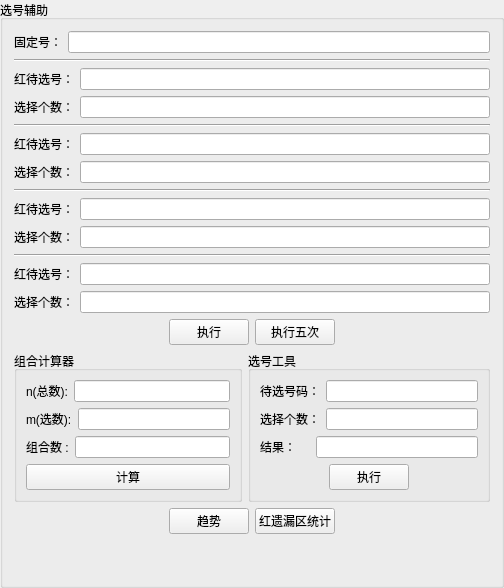
    <widget class="QGroupBox" name="groupBox_2">
     <property name="styleSheet">
      <string notr="true">QLineEdit{min-width:150px;}</string>
     </property>
     <property name="title">
      <string>选号辅助</string>
     </property>
     <layout class="QVBoxLayout" name="verticalLayout_7">
      <item>
       <layout class="QHBoxLayout" name="horizontalLayout_26">
        <item>
         <widget class="QLabel" name="label_42">
          <property name="text">
           <string>固定号：</string>
          </property>
         </widget>
        </item>
        <item>
         <widget class="QLineEdit" name="lineEdit_fixball"/>
        </item>
       </layout>
      </item>
      <item>
       <widget class="Line" name="line">
        <property name="orientation">
         <enum>Qt::Horizontal</enum>
        </property>
       </widget>
      </item>
      <item>
       <layout class="QHBoxLayout" name="horizontalLayout_10">
        <item>
         <widget class="QLabel" name="label_36">
          <property name="text">
           <string>红待选号：</string>
          </property>
         </widget>
        </item>
        <item>
         <widget class="QLineEdit" name="lineEdit_pre1"/>
        </item>
       </layout>
      </item>
      <item>
       <layout class="QHBoxLayout" name="horizontalLayout_11">
        <item>
         <widget class="QLabel" name="label_38">
          <property name="text">
           <string>选择个数：</string>
          </property>
         </widget>
        </item>
        <item>
         <widget class="QLineEdit" name="lineEdit_selcount1"/>
        </item>
       </layout>
      </item>
      <item>
       <widget class="Line" name="line_2">
        <property name="orientation">
         <enum>Qt::Horizontal</enum>
        </property>
       </widget>
      </item>
      <item>
       <layout class="QHBoxLayout" name="horizontalLayout_12">
        <item>
         <widget class="QLabel" name="label_41">
          <property name="text">
           <string>红待选号：</string>
          </property>
         </widget>
        </item>
        <item>
         <widget class="QLineEdit" name="lineEdit_pre2"/>
        </item>
       </layout>
      </item>
      <item>
       <layout class="QHBoxLayout" name="horizontalLayout_14">
        <item>
         <widget class="QLabel" name="label_40">
          <property name="text">
           <string>选择个数：</string>
          </property>
         </widget>
        </item>
        <item>
         <widget class="QLineEdit" name="lineEdit_selcount2"/>
        </item>
       </layout>
      </item>
      <item>
       <widget class="Line" name="line_3">
        <property name="orientation">
         <enum>Qt::Horizontal</enum>
        </property>
       </widget>
      </item>
      <item>
       <layout class="QHBoxLayout" name="horizontalLayout_15">
        <item>
         <widget class="QLabel" name="label_39">
          <property name="text">
           <string>红待选号：</string>
          </property>
         </widget>
        </item>
        <item>
         <widget class="QLineEdit" name="lineEdit_pre3"/>
        </item>
       </layout>
      </item>
      <item>
       <layout class="QHBoxLayout" name="horizontalLayout_16">
        <item>
         <widget class="QLabel" name="label_35">
          <property name="text">
           <string>选择个数：</string>
          </property>
         </widget>
        </item>
        <item>
         <widget class="QLineEdit" name="lineEdit_selcount3"/>
        </item>
       </layout>
      </item>
      <item>
       <widget class="Line" name="line_4">
        <property name="orientation">
         <enum>Qt::Horizontal</enum>
        </property>
       </widget>
      </item>
      <item>
       <layout class="QHBoxLayout" name="horizontalLayout_17">
        <item>
         <widget class="QLabel" name="label_37">
          <property name="text">
           <string>红待选号：</string>
          </property>
         </widget>
        </item>
        <item>
         <widget class="QLineEdit" name="lineEdit_pre4"/>
        </item>
       </layout>
      </item>
      <item>
       <layout class="QHBoxLayout" name="horizontalLayout_25">
        <item>
         <widget class="QLabel" name="label_34">
          <property name="text">
           <string>选择个数：</string>
          </property>
         </widget>
        </item>
        <item>
         <widget class="QLineEdit" name="lineEdit_selcount4"/>
        </item>
       </layout>
      </item>
      <item>
       <layout class="QHBoxLayout" name="horizontalLayout_9">
        <item>
         <spacer name="horizontalSpacer_9">
          <property name="orientation">
           <enum>Qt::Horizontal</enum>
          </property>
          <property name="sizeHint" stdset="0">
           <size>
            <width>40</width>
            <height>20</height>
           </size>
          </property>
         </spacer>
        </item>
        <item>
         <widget class="QPushButton" name="pushButton_zhixing2">
          <property name="text">
           <string>执行</string>
          </property>
         </widget>
        </item>
        <item>
         <widget class="QPushButton" name="pushButton_zhixing5">
          <property name="text">
           <string>执行五次</string>
          </property>
         </widget>
        </item>
        <item>
         <spacer name="horizontalSpacer_8">
          <property name="orientation">
           <enum>Qt::Horizontal</enum>
          </property>
          <property name="sizeHint" stdset="0">
           <size>
            <width>40</width>
            <height>20</height>
           </size>
          </property>
         </spacer>
        </item>
       </layout>
      </item>
      <item>
       <layout class="QHBoxLayout" name="horizontalLayout_3">
        <item>
         <widget class="QGroupBox" name="groupBox_7">
          <property name="title">
           <string>组合计算器</string>
          </property>
          <layout class="QVBoxLayout" name="verticalLayout">
           <item>
            <layout class="QHBoxLayout" name="horizontalLayout_5">
             <item>
              <widget class="QLabel" name="label_5">
               <property name="text">
                <string>n(总数):</string>
               </property>
              </widget>
             </item>
             <item>
              <widget class="QLineEdit" name="lineEdit_total">
               <property name="minimumSize">
                <size>
                 <width>152</width>
                 <height>0</height>
                </size>
               </property>
              </widget>
             </item>
            </layout>
           </item>
           <item>
            <layout class="QHBoxLayout" name="horizontalLayout_6">
             <item>
              <widget class="QLabel" name="label_6">
               <property name="text">
                <string>m(选数):</string>
               </property>
              </widget>
             </item>
             <item>
              <widget class="QLineEdit" name="lineEdit_select">
               <property name="minimumSize">
                <size>
                 <width>152</width>
                 <height>0</height>
                </size>
               </property>
              </widget>
             </item>
            </layout>
           </item>
           <item>
            <layout class="QHBoxLayout" name="horizontalLayout_7">
             <item>
              <widget class="QLabel" name="label_7">
               <property name="text">
                <string>组合数 :</string>
               </property>
              </widget>
             </item>
             <item>
              <widget class="QLineEdit" name="lineEdit_comtotal">
               <property name="minimumSize">
                <size>
                 <width>152</width>
                 <height>0</height>
                </size>
               </property>
              </widget>
             </item>
            </layout>
           </item>
           <item>
            <widget class="QPushButton" name="pushButton_calczuhe">
             <property name="text">
              <string>计算</string>
             </property>
            </widget>
           </item>
          </layout>
         </widget>
        </item>
        <item>
         <widget class="QGroupBox" name="groupBox_10">
          <property name="title">
           <string>选号工具</string>
          </property>
          <layout class="QVBoxLayout" name="verticalLayout_2">
           <item>
            <layout class="QHBoxLayout" name="horizontalLayout_21">
             <item>
              <widget class="QLabel" name="label_29">
               <property name="text">
                <string>待选号码：</string>
               </property>
              </widget>
             </item>
             <item>
              <widget class="QLineEdit" name="lineEdit_1">
               <property name="minimumSize">
                <size>
                 <width>152</width>
                 <height>0</height>
                </size>
               </property>
              </widget>
             </item>
            </layout>
           </item>
           <item>
            <layout class="QHBoxLayout" name="horizontalLayout_22">
             <item>
              <widget class="QLabel" name="label_28">
               <property name="text">
                <string>选择个数：</string>
               </property>
              </widget>
             </item>
             <item>
              <widget class="QLineEdit" name="lineEdit_2">
               <property name="sizePolicy">
                <sizepolicy hsizetype="Expanding" vsizetype="Fixed">
                 <horstretch>0</horstretch>
                 <verstretch>0</verstretch>
                </sizepolicy>
               </property>
               <property name="minimumSize">
                <size>
                 <width>152</width>
                 <height>0</height>
                </size>
               </property>
              </widget>
             </item>
            </layout>
           </item>
           <item>
            <layout class="QHBoxLayout" name="horizontalLayout_24">
             <item>
              <widget class="QLabel" name="label_30">
               <property name="text">
                <string>结果：    </string>
               </property>
              </widget>
             </item>
             <item>
              <widget class="QLineEdit" name="lineEdit_3">
               <property name="minimumSize">
                <size>
                 <width>152</width>
                 <height>0</height>
                </size>
               </property>
              </widget>
             </item>
            </layout>
           </item>
           <item>
            <layout class="QHBoxLayout" name="horizontalLayout_23">
             <item>
              <spacer name="horizontalSpacer_3">
               <property name="orientation">
                <enum>Qt::Horizontal</enum>
               </property>
               <property name="sizeHint" stdset="0">
                <size>
                 <width>40</width>
                 <height>20</height>
                </size>
               </property>
              </spacer>
             </item>
             <item>
              <widget class="QPushButton" name="pushButton_zhixing">
               <property name="text">
                <string>执行</string>
               </property>
              </widget>
             </item>
             <item>
              <spacer name="horizontalSpacer_4">
               <property name="orientation">
                <enum>Qt::Horizontal</enum>
               </property>
               <property name="sizeHint" stdset="0">
                <size>
                 <width>40</width>
                 <height>20</height>
                </size>
               </property>
              </spacer>
             </item>
            </layout>
           </item>
          </layout>
         </widget>
        </item>
       </layout>
      </item>
      <item>
       <layout class="QHBoxLayout" name="horizontalLayout_27">
        <item>
         <spacer name="horizontalSpacer_11">
          <property name="orientation">
           <enum>Qt::Horizontal</enum>
          </property>
          <property name="sizeHint" stdset="0">
           <size>
            <width>40</width>
            <height>20</height>
           </size>
          </property>
         </spacer>
        </item>
        <item>
         <widget class="QPushButton" name="pushButton_qushi">
          <property name="text">
           <string>趋势</string>
          </property>
         </widget>
        </item>
        <item>
         <widget class="QPushButton" name="pushButton_redyillou">
          <property name="text">
           <string>红遗漏区统计</string>
          </property>
         </widget>
        </item>
        <item>
         <spacer name="horizontalSpacer_10">
          <property name="orientation">
           <enum>Qt::Horizontal</enum>
          </property>
          <property name="sizeHint" stdset="0">
           <size>
            <width>40</width>
            <height>20</height>
           </size>
          </property>
         </spacer>
        </item>
       </layout>
      </item>
      <item>
       <spacer name="verticalSpacer">
        <property name="orientation">
         <enum>Qt::Vertical</enum>
        </property>
        <property name="sizeHint" stdset="0">
         <size>
          <width>20</width>
          <height>40</height>
         </size>
        </property>
       </spacer>
      </item>
     </layout>
    </widget>
